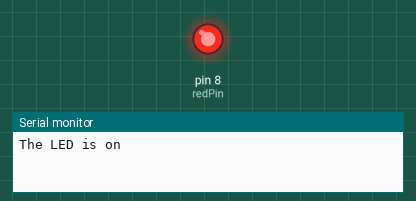
This sketch was run on a simulated Arduino Uno, built with avr-gcc and run on an emulated ATmega328P. On the bench: output pins drawn as LEDs (lit = HIGH), the last lines printed to the serial monitor.

Above: at 1.0 s.
At 3.0 s:
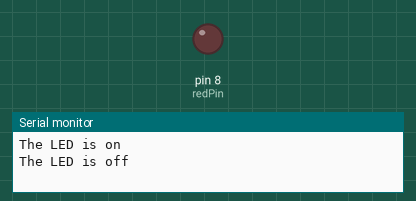
Timing chart, 0 to 5.2 s (numbered marks = the images above):
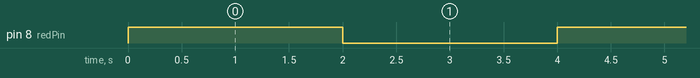

Measured:
- by itself, pin 8 (redPin): alternates HIGH for 2.0 s and LOW for 2.0 s

The sketch:

blink_serial.ino
```cpp
int redPin=8;
int db=2000;
int br=9600;
String onMess="The LED is on";
String offMess="The LED is off";

void setup() {
  pinMode(redPin,OUTPUT);
  Serial.begin(br);
}

void loop() {
  digitalWrite(redPin,HIGH);
  Serial.println(onMess);
  delay(db);

  digitalWrite(redPin,LOW);
  Serial.println(offMess);
  delay(db);
}
```
